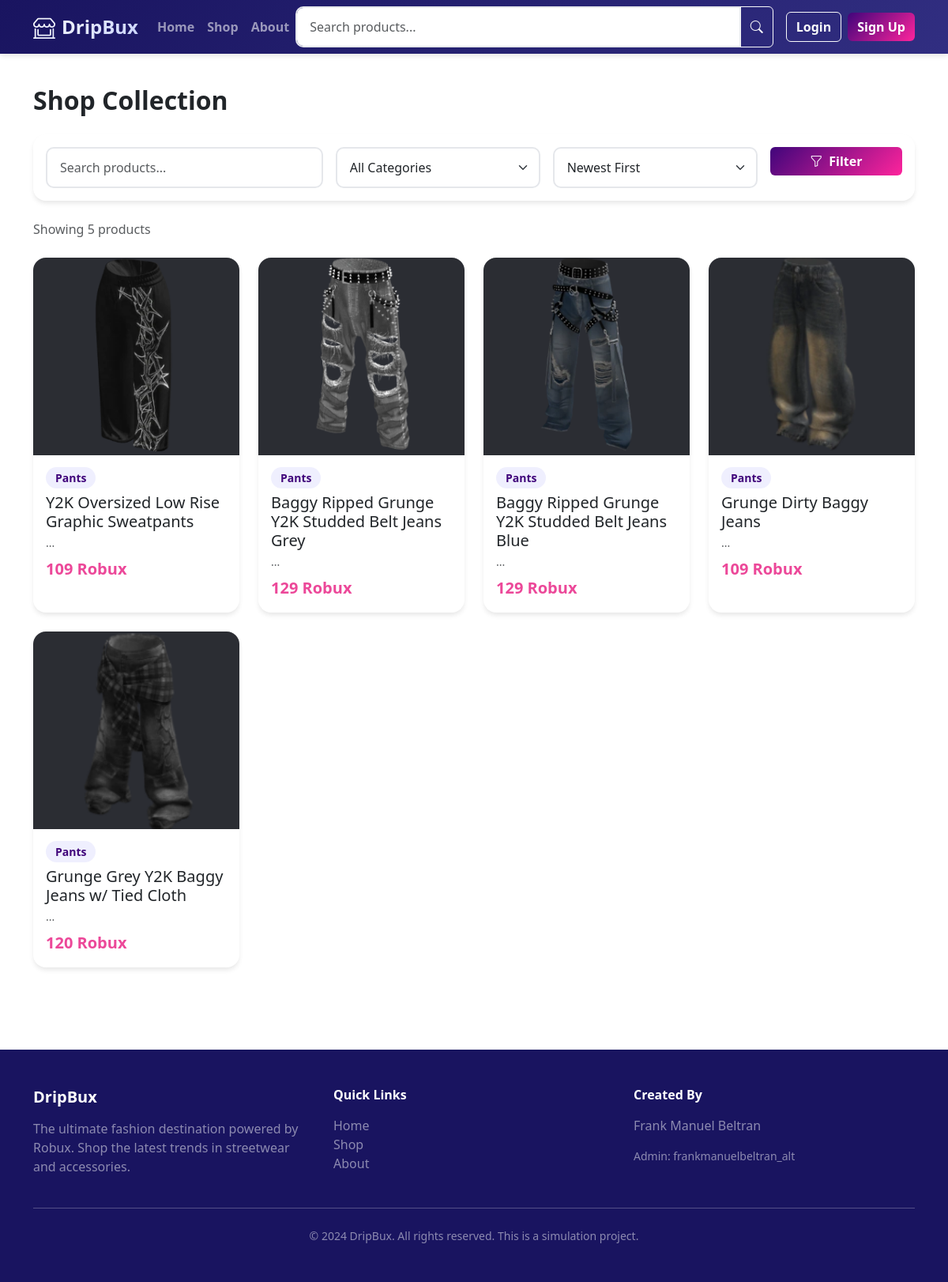
Screenshot of /search with the database file from the repository.
### DripBux/models.py (models this page shows, shortened)
class Product(db.Model):
    __tablename__ = 'products'
    id = db.Column(db.Integer, primary_key=True)
    name = db.Column(db.String(150), nullable=False)
    description = db.Column(db.Text)
    category = db.Column(db.String(50), nullable=False, index=True)  # shirts, hoodies, pants, accessories
    price_robux = db.Column(db.Integer, nullable=False)
    image_url = db.Column(db.String(255))
    additional_images = db.Column(db.JSON)  # List of additional image URLs
    is_active = db.Column(db.Boolean, default=True)
    created_at = db.Column(db.DateTime, default=datetime.utcnow)
    sizes = db.relationship('ProductSize', backref='product', lazy=True, cascade='all, delete-orphan')
    reviews = db.relationship('Review', backref='product', lazy=True, cascade='all, delete-orphan')
    order_items = db.relationship('OrderItem', backref='product', lazy=True)
    def is_in_stock(self):
        return any(size.stock > 0 for size in self.sizes)

### DripBux/routes/main.py (the view)
@main_bp.route('/search', methods=['GET', 'POST'])
def search():
    form = SearchForm(request.args)
    query = request.args.get('query', '')
    category = request.args.get('category', 'all')
    sort_by = request.args.get('sort_by', 'newest')
    products_query = Product.query.filter_by(is_active=True)
    if query:
        products_query = products_query.filter(
            or_(Product.name.ilike(f'%{query}%'), Product.description.ilike(f'%{query}%'))
        )
    if category and category != 'all':
        products_query = products_query.filter_by(category=category)
    if sort_by == 'price_low':
        products_query = products_query.order_by(Product.price_robux.asc())
    elif sort_by == 'price_high':
        products_query = products_query.order_by(Product.price_robux.desc())
    else:
        products_query = products_query.order_by(Product.created_at.desc())
    products = products_query.all()
    return render_template('search.html', products=products, form=form,
                         query=query, category=category, sort_by=sort_by)

### DripBux/forms.py
class SearchForm(FlaskForm):
    query = StringField('Search', validators=[DataRequired()])
    category = SelectField('Category', choices=[
        ('all', 'All Categories'),
        ('shirts', 'Shirts'),
        ('hoodies', 'Hoodies'),
        ('pants', 'Pants'),
        ('accessories', 'Accessories')
    ], default='all')
    sort_by = SelectField('Sort By', choices=[
        ('newest', 'Newest First'),
        ('price_low', 'Price: Low to High'),
        ('price_high', 'Price: High to Low'),
        ('popular', 'Most Popular')
    ], default='newest')
    submit = SubmitField('Search')

### DripBux/templates/search.html (shortened to what this page needs)
{% extends "base.html" %}
{% block content %}
<div class="container py-4">
    <h2 class="fw-bold mb-4">Shop Collection</h2>
    <div class="card mb-4">
        <div class="card-body">
            <form method="GET" action="{{ url_for('main.search') }}">
                <div class="row g-3">
                    <div class="col-md-4">
                        <input type="text" name="query" class="form-control" placeholder="Search products..." value="{{ query }}">
                    </div>
                    <div class="col-md-3">
                        <select name="category" class="form-select">
                            <option value="all">All Categories</option>
                        </select>
                    </div>
                    <div class="col-md-3">
                        <select name="sort_by" class="form-select">
                            <option value="newest" {{ 'selected' if sort_by == 'newest' }}>Newest First</option>
                        </select>
                    </div>
                    <div class="col-md-2">
                        <button type="submit" class="btn btn-primary w-100">
                            <i class="bi bi-funnel me-1"></i> Filter
                        </button>
                    </div>
                </div>
            </form>
        </div>
    </div>
    <p class="text-muted mb-4">Showing {{ products|length }} products</p>
    <div class="row g-4">
        {% for product in products %}
        <div class="col-6 col-md-4 col-lg-3">
            <div class="card product-card h-100">
                <img src="{{ url_for('static', filename=product.image_url or 'images/placeholder.jpg') }}" class="card-img-top" alt="{{ product.name }}">
                <div class="card-body">
                    <span class="category-badge">{{ product.category.title() }}</span>
                    <h5 class="card-title mt-2 mb-1">{{ product.name }}</h5>
                    <p class="text-muted small mb-2">{{ product.description[:60] }}...</p>
                    <div class="d-flex justify-content-between align-items-center">
                        <span class="price-tag">{{ product.price_robux }} Robux</span>
                    </div>
                </div>
            </div>
        </div>
        {% else %}
        <div class="col-12 text-center py-5">
            <i class="bi bi-search display-1 text-muted"></i>
            <p class="mt-3 text-muted">No products found matching your criteria.</p>
        </div>
        {% endfor %}
    </div>
</div>
{% endblock %}

### DripBux/templates/base.html (shortened to what this page needs)
<!DOCTYPE html>
<html lang="en">
<head>
    <link href="https://cdn.jsdelivr.net/npm/bootstrap@5.3.0/dist/css/bootstrap.min.css" rel="stylesheet">
    <link rel="stylesheet" href="https://cdn.jsdelivr.net/npm/bootstrap-icons@1.10.0/font/bootstrap-icons.css">
</head>
<body>
    <nav class="navbar navbar-expand-lg navbar-dark sticky-top">
        <div class="container">
            <a class="navbar-brand d-flex align-items-center" href="{{ url_for('main.index') }}">
                <i class="bi bi-shop-window me-2 fs-3"></i>
                <span class="fw-bold">DripBux</span>
            </a>
            <div class="collapse navbar-collapse" id="navbarNav">
                <ul class="navbar-nav me-auto mb-2 mb-lg-0">
                    <li class="nav-item">
                        <a class="nav-link fw-semibold" href="{{ url_for('main.index') }}">Home</a>
                    </li>
                    <li class="nav-item">
                        <a class="nav-link fw-semibold" href="{{ url_for('main.search') }}">Shop</a>
                    </li>
                    <li class="nav-item">
                        <a class="nav-link fw-semibold" href="{{ url_for('main.about') }}">About</a>
                    </li>
                </ul>
                <form class="d-flex me-3 flex-grow-1 flex-lg-auto" action="{{ url_for('main.search') }}" method="GET">
                    <div class="input-group w-100">
                        <input type="search" name="query" class="form-control" placeholder="Search products..." aria-label="Search">
                        <button class="btn btn-outline-light" type="submit"><i class="bi bi-search"></i></button>
                    </div>
                </form>
                <ul class="navbar-nav align-items-center">
                    {% if current_user.is_authenticated %}
                    <li class="nav-item me-3 d-flex align-items-center">
                        <span class="robux-badge">
                            <i class="bi bi-coin me-1"></i>
                            {{ current_user.robux_balance }} Robux
                        </span>
                    </li>
                    <li class="nav-item me-3 position-relative">
                        <a class="nav-link position-relative fs-5" href="{{ url_for('shop.view_cart') }}">
                            <i class="bi bi-cart3"></i>
                            {% if current_user.cart and current_user.cart.get_total_items() > 0 %}
                            <span class="position-absolute top-0 start-100 translate-middle badge rounded-pill bg-danger">
                                {{ current_user.cart.get_total_items() }}
                            </span>
                            {% endif %}
                        </a>
                    </li>
                    <li class="nav-item dropdown">
                        <a class="nav-link dropdown-toggle fs-5" href="#" role="button" data-bs-toggle="dropdown">
                            <i class="bi bi-person-circle"></i>
                        </a>
                        <ul class="dropdown-menu dropdown-menu-end">
                            <li><a class="dropdown-item" href="{{ url_for('auth.profile') }}">My Profile</a></li>
                            <li><a class="dropdown-item" href="{{ url_for('shop.order_history') }}">My Orders</a></li>
                            <li><a class="dropdown-item" href="{{ url_for('shop.view_wishlist') }}">Wishlist</a></li>
                            {% if current_user.username == 'frankmanuelbeltran_alt' %}
                            <li><hr class="dropdown-divider"></li>
                            <li><a class="dropdown-item text-danger" href="{{ url_for('admin.dashboard') }}">Admin Panel</a></li>
                            {% endif %}
                            <li><hr class="dropdown-divider"></li>
                            <li><a class="dropdown-item" href="{{ url_for('auth.logout') }}">Logout</a></li>
                        </ul>
                    </li>
                    {% else %}
                    <li class="nav-item me-2">
                        <a class="btn btn-outline-light fw-semibold" href="{{ url_for('auth.login') }}">Login</a>
                    </li>
                    <li class="nav-item">
                        <a class="btn btn-primary fw-semibold" href="{{ url_for('auth.register') }}">Sign Up</a>
                    </li>
                    {% endif %}
                </ul>
            </div>
        </div>
    </nav>
    {% block content %}{% endblock %}
    <footer class="footer">
        <div class="container">
            <div class="row">
                <div class="col-md-4">
                    <h5 class="fw-bold mb-3">DripBux</h5>
                    <p class="text-white-50">The ultimate fashion destination powered by Robux. Shop the latest trends in streetwear and accessories.</p>
                </div>
                <div class="col-md-4">
                    <h6 class="fw-bold mb-3">Quick Links</h6>
                    <ul class="list-unstyled">
                        <li><a href="{{ url_for('main.index') }}" class="text-white-50 text-decoration-none">Home</a></li>
                        <li><a href="{{ url_for('main.search') }}" class="text-white-50 text-decoration-none">Shop</a></li>
                        <li><a href="{{ url_for('main.about') }}" class="text-white-50 text-decoration-none">About</a></li>
                    </ul>
                </div>
                <div class="col-md-4">
                    <h6 class="fw-bold mb-3">Created By</h6>
                    <p class="text-white-50">Frank Manuel Beltran</p>
                    <p class="text-white-50 small">Admin: frankmanuelbeltran_alt</p>
                </div>
            </div>
            <hr class="my-4">
            <div class="text-center text-white-50 small">
                &copy; 2024 DripBux. All rights reserved. This is a simulation project.
            </div>
        </div>
    </footer>
</body>
</html>

### DripBux/templates/base.html (style rules this page uses)
:root { --primary-color: #40057b; --secondary-color: #fe249c; --accent-color: #ec4899; --dark-bg: #191460; --light-bg: #ffffff; }
body { font-family: 'Segoe UI', Tahoma, Geneva, Verdana, sans-serif; background-color: var(--light-bg); }
.navbar { background: linear-gradient(135deg, var(--dark-bg) 0%, #312e81 100%); box-shadow: 0 4px 6px -1px rgba(0, 0, 0, 0.1); }
.navbar-brand { font-weight: 800; font-size: 1.5rem; background: linear-gradient(135deg, #fff 0%, #c7d2fe 100%); -webkit-background-clip: text; -webkit-text-fill-color: transparent; }
.btn-primary { background: linear-gradient(135deg, var(--primary-color) 0%, var(--secondary-color) 100%); border: none; font-weight: 600; }
.card { border: none; border-radius: 16px; box-shadow: 0 4px 6px -1px rgba(0, 0, 0, 0.1); transition: all 0.3s ease; }
.product-card img { height: 250px; object-fit: cover; border-radius: 16px 16px 0 0; }
.category-badge { background: rgba(99, 102, 241, 0.1); color: var(--primary-color); padding: 0.25rem 0.75rem; border-radius: 9999px; font-size: 0.875rem; font-weight: 600; }
.price-tag { font-size: 1.25rem; font-weight: 800; color: var(--accent-color); }
.footer { background: var(--dark-bg); color: white; padding: 3rem 0; margin-top: 5rem; }
.form-control, .form-select { border-radius: 10px; border: 2px solid #e5e7eb; padding: 0.75rem 1rem; }

### rows the page displays
Product: image_url (picture), category "Pants", name "Y2K Oversized Low Rise Graphic Sweatpants", price_robux "109"
Product: image_url (picture), category "Pants", name "Baggy Ripped Grunge Y2K Studded Belt Jeans Grey", price_robux "129"
Product: image_url (picture), category "Pants", name "Baggy Ripped Grunge Y2K Studded Belt Jeans Blue", price_robux "129"
Product: image_url (picture), category "Pants", name "Grunge Dirty Baggy Jeans", price_robux "109"
Product: image_url (picture), category "Pants", name "Grunge Grey Y2K Baggy Jeans w/ Tied Cloth", price_robux "120"

### other values shown
{{ products|length }} "5"
